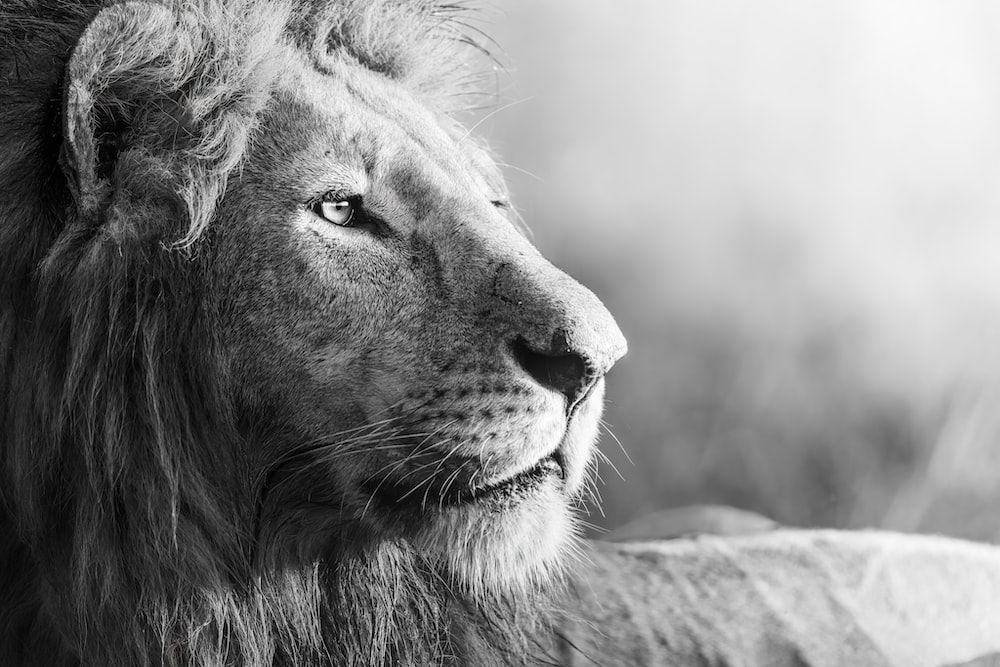
%> input picture S3_12052025/lion.jpg, 1000 x 667 px
$ octave Ex3_4.m   (GNU Octave 9; MATLAB toolbox functions it lacks are replaced by stand-ins)
%> lines starting %> are read from the running program, lines starting %| are printed output that depends on the picture
% Gray level tranformation
clear, clc, close all;
%%%%%%%%%%%%%%%%%%%%%%%%%%%%%%
pkg load image;
img = imread('lion.jpg');
%> img is the input picture: size 667x1000x3 uint8; mean R, G, B 137.3, 137.3, 137.3

% identity
x = uint8(0 : 255);
plot(x, 'LineWidth', 1.5);
xlim([0 255])
ylim([0 255])
grid on;
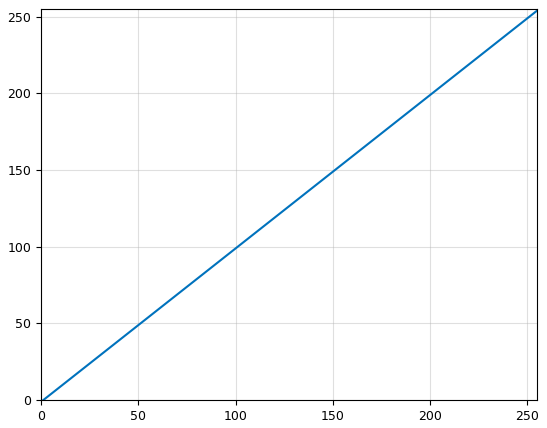
%> figure redrawn from the program's plot data; curve peaks at x = 256, y = 255
img1 = x(img + 1);

%perform the identity transfromation

%plot image
FS = 15
figure, clf;

subplot(1, 2, 1), imshow(img), title('Origin Img', "fontsize", FS);
subplot(1, 2, 2), imshow(img1), title('Img Identity', "fontsize", FS);

saveas(gcf, 'img identity.jpg');

% negative

x = uint8(255 : -1 : 0);
plot(x, 'LineWidth', 1.5);
xlim([0 255])
ylim([0 255])
grid on;
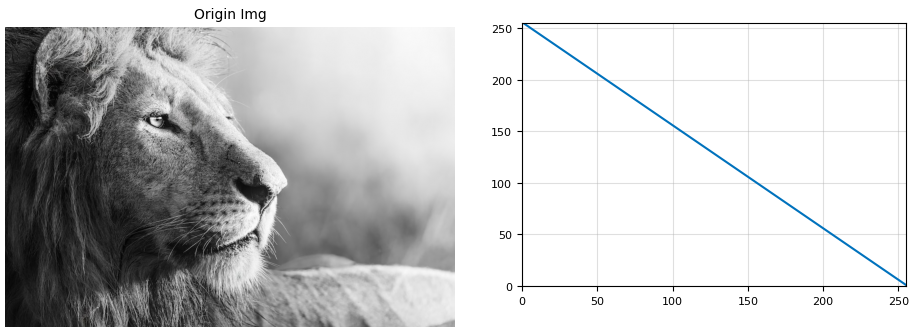
%> figure redrawn from the program's plot data, 2 panels

img2 = x(img + 1);
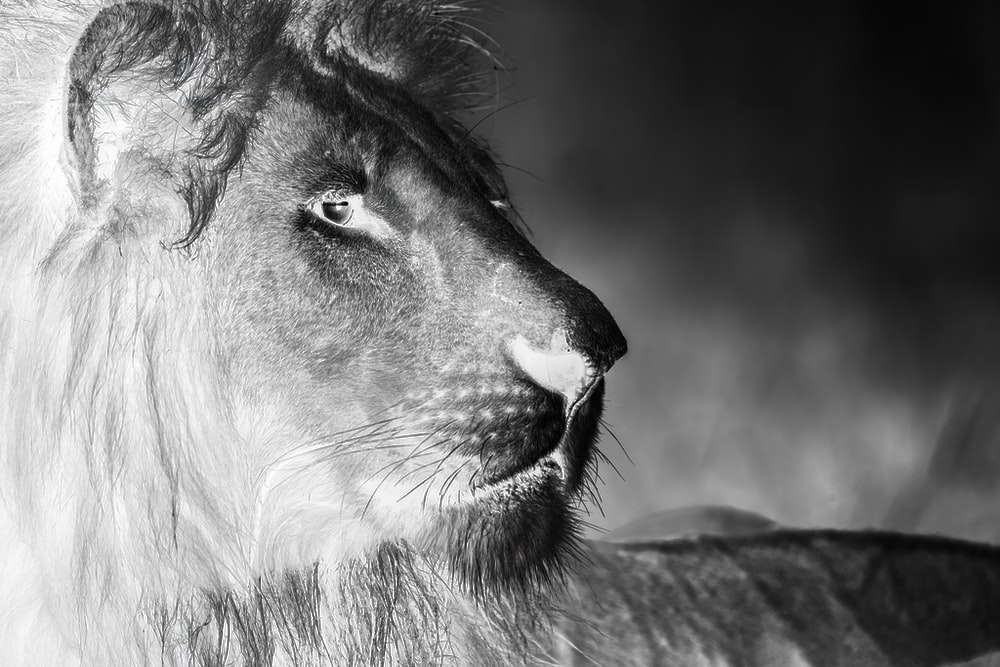
%> img2: size 667x1000x3 uint8; mean R, G, B 117.7, 117.7, 117.7

%perform the identity transfromation

%plot image
FS = 15
figure, clf;

subplot(1, 2, 1), imshow(img), title('Origin Img', "fontsize", FS);
subplot(1, 2, 2), imshow(img2), title('Img Identity', "fontsize", FS);

saveas(gcf, 'img negative.jpg');

$ run again, with S3_12052025/atrium.jpg copied over S3_12052025/lion.jpg
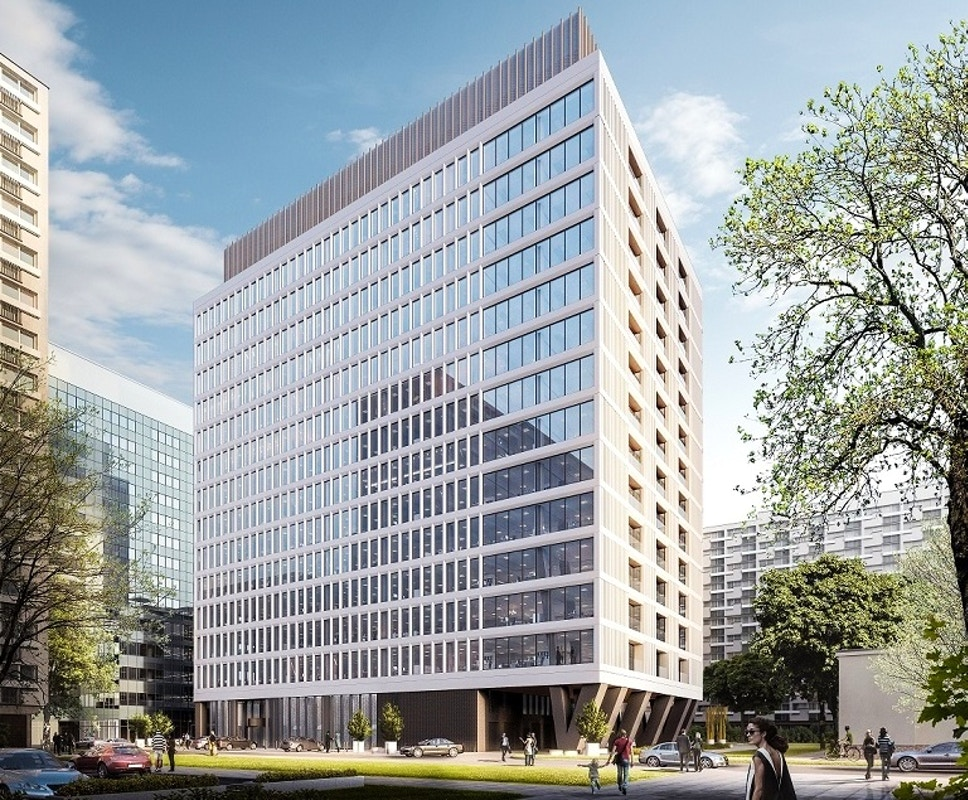
%> input picture S3_12052025/atrium.jpg, 968 x 800 px
%> img is the input picture: size 800x968x3 uint8; mean R, G, B 155.6, 162.1, 163.5
%> `grid on;`:
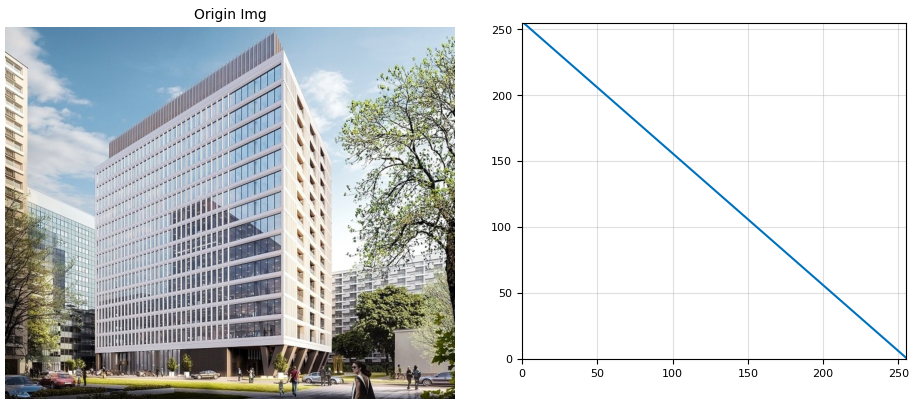
%> figure redrawn from the program's plot data, 2 panels
%> `img2 = x(img + 1);`:
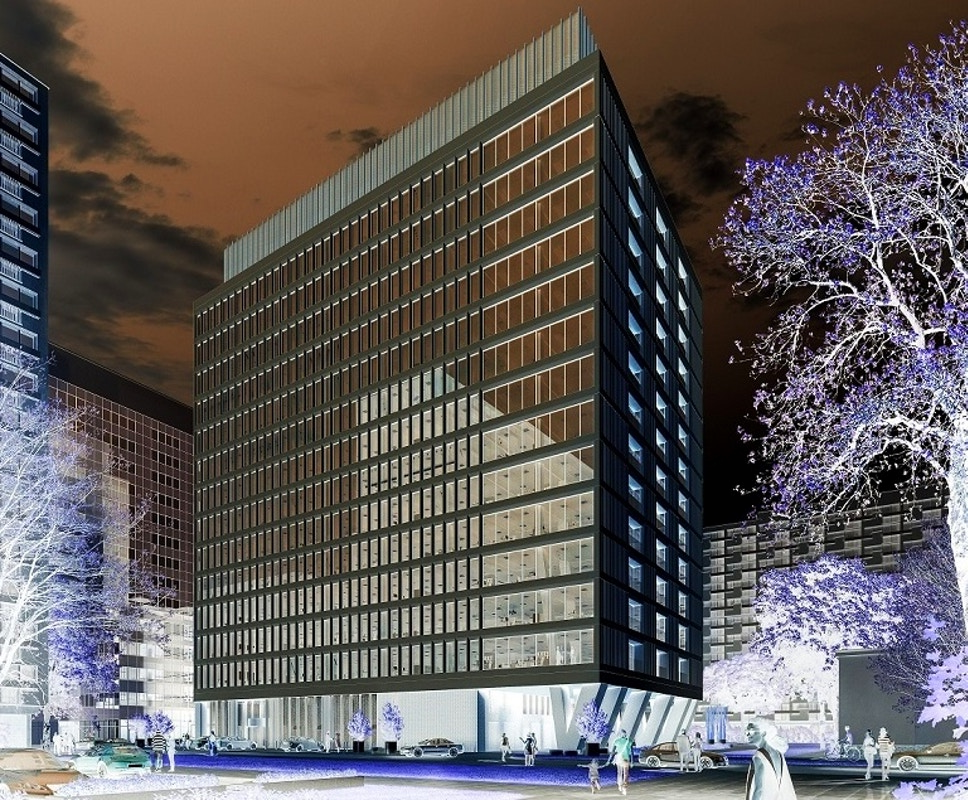
%> img2: size 800x968x3 uint8; mean R, G, B 99.4, 92.9, 91.5

$ run again, with S3_12052025/bird.jpg copied over S3_12052025/lion.jpg
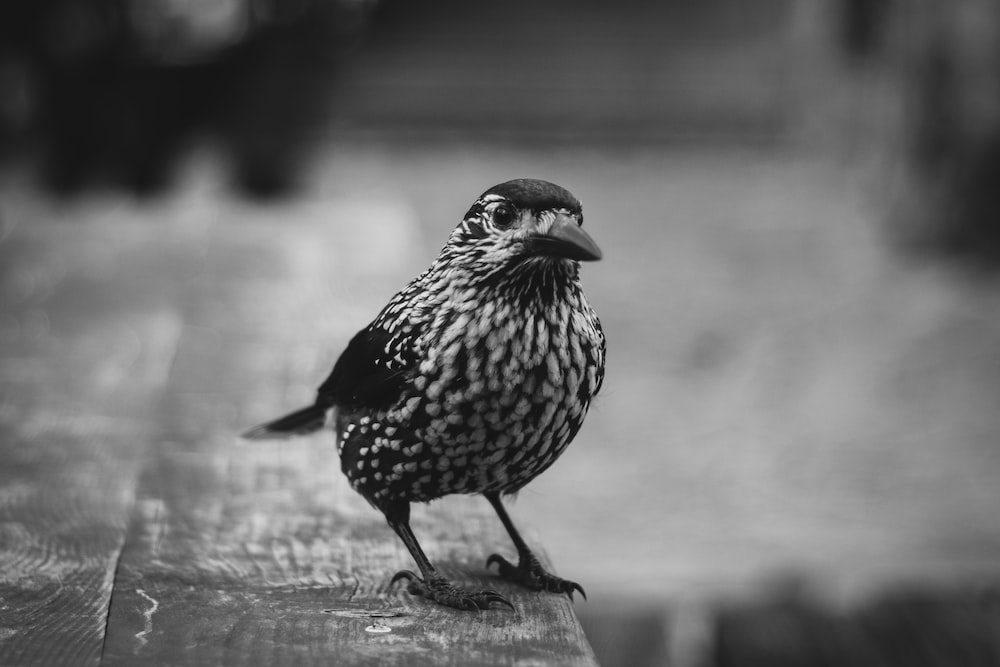
%> input picture S3_12052025/bird.jpg, 1000 x 667 px
%> img is the input picture: size 667x1000x3 uint8; min 0, max 248, mean 108
%> `grid on;`:
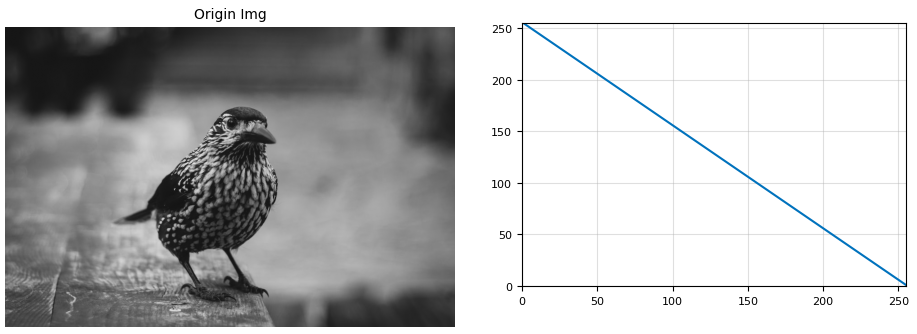
%> figure redrawn from the program's plot data, 2 panels
%> `img2 = x(img + 1);`:
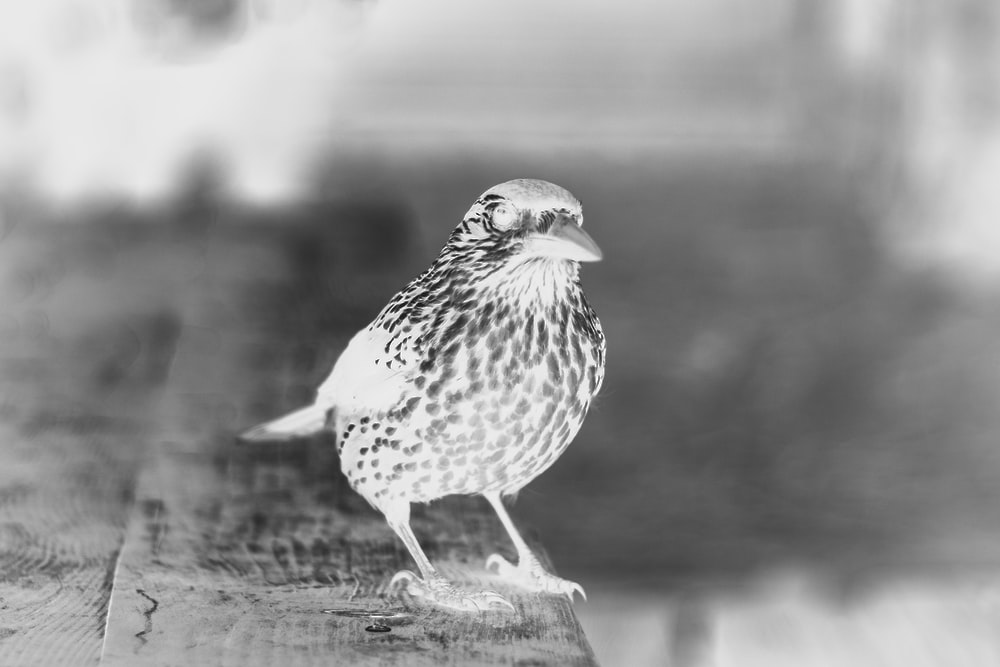
%> img2: size 667x1000x3 uint8; min 7, max 255, mean 147
